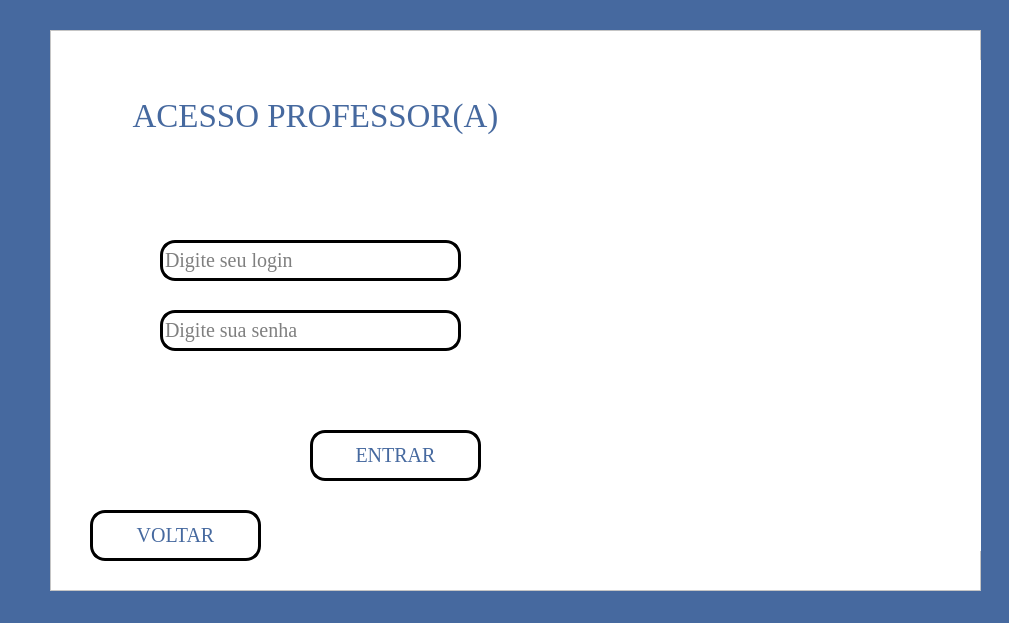
<?xml version="1.0" encoding="UTF-8"?>
<ui version="4.0">
 <class>tela_acesso_professor</class>
 <widget class="QMainWindow" name="tela_acesso_professor">
  <property name="geometry">
   <rect>
    <x>0</x>
    <y>0</y>
    <width>1009</width>
    <height>623</height>
   </rect>
  </property>
  <property name="windowTitle">
   <string>Acesso Professor(a)</string>
  </property>
  <property name="windowIcon">
   <iconset>
    <normaloff>../../../Downloads/Colorful Modern Infinity Technology Free Logo.png</normaloff>../../../Downloads/Colorful Modern Infinity Technology Free Logo.png</iconset>
  </property>
  <property name="styleSheet">
   <string notr="true">background-color:rgb(70, 105, 159);</string>
  </property>
  <widget class="QWidget" name="centralwidget">
   <widget class="QFrame" name="frame">
    <property name="geometry">
     <rect>
      <x>50</x>
      <y>30</y>
      <width>931</width>
      <height>561</height>
     </rect>
    </property>
    <property name="styleSheet">
     <string notr="true">background-color: rgb(255, 255, 255);</string>
    </property>
    <property name="frameShape">
     <enum>QFrame::StyledPanel</enum>
    </property>
    <property name="frameShadow">
     <enum>QFrame::Raised</enum>
    </property>
    <widget class="QLineEdit" name="login_professor">
     <property name="geometry">
      <rect>
       <x>110</x>
       <y>210</y>
       <width>301</width>
       <height>41</height>
      </rect>
     </property>
     <property name="font">
      <font>
       <family>Georgia</family>
       <pointsize>15</pointsize>
       <weight>50</weight>
       <bold>false</bold>
      </font>
     </property>
     <property name="styleSheet">
      <string notr="true">background-color:rgb(255,255,255);
border-radius:15px;
border-style:outset;
border-width:3px;</string>
     </property>
     <property name="inputMethodHints">
      <set>Qt::ImhHiddenText</set>
     </property>
     <property name="text">
      <string/>
     </property>
     <property name="placeholderText">
      <string>Digite seu login</string>
     </property>
     <property name="clearButtonEnabled">
      <bool>false</bool>
     </property>
    </widget>
    <widget class="QLineEdit" name="senha_professor">
     <property name="geometry">
      <rect>
       <x>110</x>
       <y>280</y>
       <width>301</width>
       <height>41</height>
      </rect>
     </property>
     <property name="font">
      <font>
       <family>Georgia</family>
       <pointsize>15</pointsize>
       <weight>50</weight>
       <bold>false</bold>
      </font>
     </property>
     <property name="styleSheet">
      <string notr="true">background-color:rgb(255,255,255);
border-radius:15px;
border-style:outset;
border-width:3px;</string>
     </property>
     <property name="inputMethodHints">
      <set>Qt::ImhHiddenText|Qt::ImhNoAutoUppercase|Qt::ImhNoPredictiveText|Qt::ImhSensitiveData</set>
     </property>
     <property name="text">
      <string/>
     </property>
     <property name="echoMode">
      <enum>QLineEdit::Password</enum>
     </property>
     <property name="placeholderText">
      <string>Digite sua senha </string>
     </property>
     <property name="clearButtonEnabled">
      <bool>false</bool>
     </property>
    </widget>
    <widget class="QPushButton" name="botao_acesso_professor">
     <property name="geometry">
      <rect>
       <x>260</x>
       <y>400</y>
       <width>171</width>
       <height>51</height>
      </rect>
     </property>
     <property name="font">
      <font>
       <family>Georgia</family>
       <pointsize>15</pointsize>
       <weight>50</weight>
       <bold>false</bold>
      </font>
     </property>
     <property name="cursor">
      <cursorShape>UpArrowCursor</cursorShape>
     </property>
     <property name="styleSheet">
      <string notr="true">QPushButton{
color: rgb(70, 105, 159);
}

QPushButton{
background-color: rgb(255, 255, 255)
}

QPushButton:hover{
	background-color: lightblue
}

QPushButton{
border:3px solid black;
border-radius: 15px;
padding: 2px;
}</string>
     </property>
     <property name="text">
      <string>ENTRAR</string>
     </property>
     <property name="icon">
      <iconset>
       <normaloff>imagens/7392947631596026805-32.png</normaloff>imagens/7392947631596026805-32.png</iconset>
     </property>
     <property name="iconSize">
      <size>
       <width>30</width>
       <height>30</height>
      </size>
     </property>
    </widget>
    <widget class="QLabel" name="label">
     <property name="geometry">
      <rect>
       <x>380</x>
       <y>30</y>
       <width>561</width>
       <height>491</height>
      </rect>
     </property>
     <property name="text">
      <string/>
     </property>
     <property name="pixmap">
      <pixmap>imagens/LOGO_UNIVERS.png</pixmap>
     </property>
     <property name="scaledContents">
      <bool>true</bool>
     </property>
     <property name="alignment">
      <set>Qt::AlignCenter</set>
     </property>
    </widget>
    <widget class="QLabel" name="acesso_invalido_professor">
     <property name="geometry">
      <rect>
       <x>90</x>
       <y>330</y>
       <width>321</width>
       <height>41</height>
      </rect>
     </property>
     <property name="font">
      <font>
       <pointsize>14</pointsize>
       <weight>75</weight>
       <bold>true</bold>
      </font>
     </property>
     <property name="styleSheet">
      <string notr="true">COLOR:rgb(64, 96, 146)</string>
     </property>
     <property name="text">
      <string/>
     </property>
    </widget>
    <widget class="QLabel" name="label_2">
     <property name="geometry">
      <rect>
       <x>50</x>
       <y>60</y>
       <width>431</width>
       <height>51</height>
      </rect>
     </property>
     <property name="font">
      <font>
       <family>Georgia</family>
       <pointsize>25</pointsize>
       <weight>50</weight>
       <bold>false</bold>
      </font>
     </property>
     <property name="styleSheet">
      <string notr="true">COLOR:rgb(70, 105, 159)</string>
     </property>
     <property name="text">
      <string>ACESSO PROFESSOR(A)</string>
     </property>
     <property name="alignment">
      <set>Qt::AlignCenter</set>
     </property>
    </widget>
    <widget class="QPushButton" name="botao_voltar_professor">
     <property name="geometry">
      <rect>
       <x>40</x>
       <y>480</y>
       <width>171</width>
       <height>51</height>
      </rect>
     </property>
     <property name="font">
      <font>
       <family>Georgia</family>
       <pointsize>15</pointsize>
       <weight>50</weight>
       <bold>false</bold>
      </font>
     </property>
     <property name="cursor">
      <cursorShape>UpArrowCursor</cursorShape>
     </property>
     <property name="styleSheet">
      <string notr="true">QPushButton{
color: rgb(70, 105, 159);
}

QPushButton{
background-color: rgb(255, 255, 255)
}

QPushButton:hover{
	background-color: lightblue
}

QPushButton{
border:3px solid black;
border-radius: 15px;
padding: 2px;
}</string>
     </property>
     <property name="text">
      <string>VOLTAR</string>
     </property>
     <property name="icon">
      <iconset>
       <normaloff>imagens/9868474931649315515-128.png</normaloff>imagens/9868474931649315515-128.png</iconset>
     </property>
     <property name="iconSize">
      <size>
       <width>30</width>
       <height>30</height>
      </size>
     </property>
    </widget>
    <widget class="QLabel" name="label_3">
     <property name="geometry">
      <rect>
       <x>230</x>
       <y>130</y>
       <width>81</width>
       <height>71</height>
      </rect>
     </property>
     <property name="text">
      <string/>
     </property>
     <property name="pixmap">
      <pixmap>imagens/16671574911586787867-48.png</pixmap>
     </property>
     <property name="scaledContents">
      <bool>true</bool>
     </property>
     <property name="alignment">
      <set>Qt::AlignCenter</set>
     </property>
    </widget>
    <widget class="QLabel" name="label_4">
     <property name="geometry">
      <rect>
       <x>50</x>
       <y>280</y>
       <width>51</width>
       <height>41</height>
      </rect>
     </property>
     <property name="text">
      <string/>
     </property>
     <property name="pixmap">
      <pixmap>imagens/4434053531595501194-48.png</pixmap>
     </property>
     <property name="scaledContents">
      <bool>true</bool>
     </property>
    </widget>
    <zorder>label</zorder>
    <zorder>botao_acesso_professor</zorder>
    <zorder>acesso_invalido_professor</zorder>
    <zorder>label_2</zorder>
    <zorder>botao_voltar_professor</zorder>
    <zorder>label_3</zorder>
    <zorder>senha_professor</zorder>
    <zorder>login_professor</zorder>
    <zorder>label_4</zorder>
   </widget>
  </widget>
 </widget>
 <resources/>
 <connections/>
</ui>
